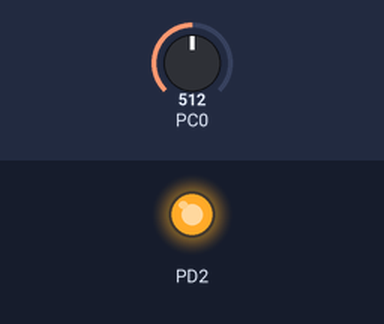
The program below on a simulated ATmega328P, built with avr-gcc and emulated at 16 MHz. Parts: output pins drawn as LEDs (lit = HIGH). Inputs (shaded band) come from the test bench; at power-on: PC0 = 512. What the program prints to the serial monitor is not drawn.

Above: at 0.1 s.
Timing chart, 0 to 1.6 s (numbered marks = the images above):
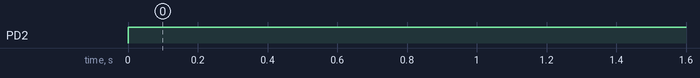

The program:

main.cpp
```cpp
/*
 * medirTemperatura.cpp
 *
 * Created: 15/11/2019 17:54:30
 * Author : Marcos Cunha
 */
#define  F_CPU 16000000UL
#define FOSC 16000000 // Clock Speed
#define BAUD 9600
#define MYUBRR FOSC/16/BAUD-1

#include <avr/io.h>
#include <util/delay.h>
#include <avr/interrupt.h>
#include <stdio.h>

using namespace std;

void USART_Init( unsigned int ubrr);
void sendMsg(char text[]);
void settingInterrupt();
int startADC();
int convertTemp(int read);

ISR(TIMER1_COMPA_vect){
	if(PORTD == 0){
		PORTD = (1<<2);
	}else{
		PORTD = 0;
	}
}

int main(void)
{
	DDRD = (1<<2);
	PORTD = (1<<2);
	//DDRC = 1;
	//PORTC = 1;
    USART_Init(MYUBRR);
	//settingInterrupt();
	/* Replace with your application code */
	while (1)
    {
		char resul[40];
		int read = startADC()*4;
		int temp = convertTemp(read);
		sprintf(resul, "%d", temp);
		sendMsg(resul);
		sendMsg("\n");

    }
}

int startADC(){
	// REFS0 define tensão de referencia
	// ADLAR alinha o resultado a esquerda
	// MUX0 seleciona a porta que sera lida
	ADMUX = (1<<REFS0)|(1<<ADLAR)|(0<<MUX0);
	// ADEN habilita a conversão
	// ADSC inicia a conversão
	// ADIE habilita interrupção
	// ADIF não sei
	// ADPS seleciona a divisão do clock
	ADCSRA =  (1<<ADEN)|(1<<ADIF)|(0<<ADIE)|(7<<ADPS0);
	ADCSRA = (1<<ADEN)|(1<<ADSC)|(1<<ADIF)|(0<<ADIE)|(7<<ADPS0);

	//ADCSRB = 1;

	while((ADCSRA) & (1<<ADIF) == 0){}

	return ADCH;
}


void sendMsg(char text[]){
	for(int i = 0; text[i] != '\0'; i++){
		while (!(UCSR0A & (1 << UDRE0)));
			UDR0 = text[i];
	}
}

void USART_Init( unsigned int ubrr)
{
	/*Set baud rate */
	UBRR0H = (unsigned char)(ubrr>>8);
	UBRR0L = (unsigned char)ubrr;
	// Enable receiver and transmitter
	UCSR0B = (1<<TXCIE0)|(1<<RXEN0)|(1<<TXEN0);
	/* Set frame format: 8data, 2stop bit */
	sei();
}

void settingInterrupt(){
	// WGM seta o modo para CTC
	// CS seta o prescaler para 2014
	// OCR é o valor da comparação: 15625
	// TIMSK habilita a interrupção

	TCCR1B = (1<<WGM12)|(5<<CS10);
	TCCR1A = (0<<WGM10);
	OCR1AH = 0x3D;
	OCR1AL = 0x09;
	TIMSK1 = (1<<OCIE1A);
	sei();
}

int convertTemp(int read){
	int B = 4275;
	float R = 1023/read - 1;
	float temperature = 1.0/(log(R)/B+1/298.15)-273.15;
	return (int)temperature;
}
```

Measured:
- by itself, PD2: LOW → HIGH at 0.00 s
